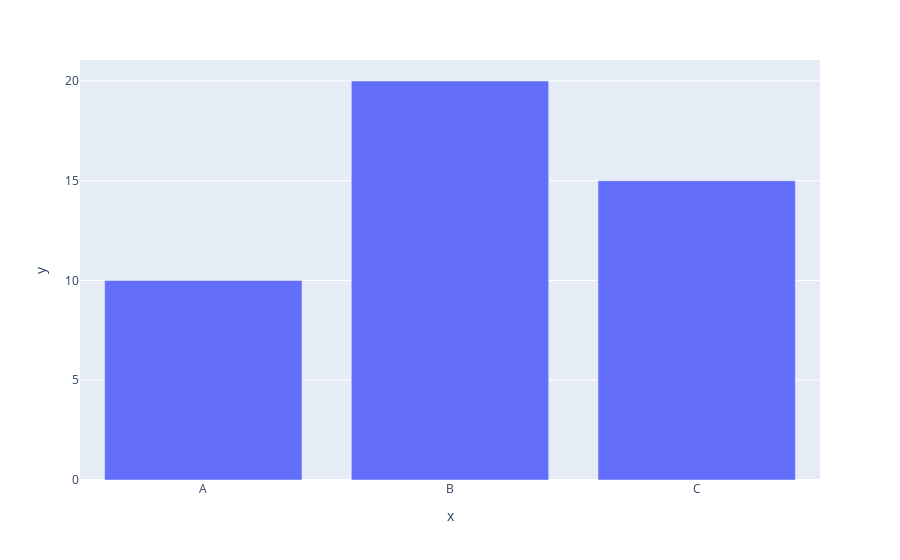

Write notebook code for a chart like this one.
### Code cell
#5:- Generate a bar plot using Plotly?
import plotly.express as px

fig = px.bar(x=['A', 'B', 'C'], y=[10, 20, 15])
fig.show()

### Figure 1 — Plotly figure (JSON) as saved in the notebook; plotly's stock layout.template omitted (floating-point values rounded to 4 significant figures)
{"data": [{"hovertemplate": "x=%{x}<br>y=%{y}<extra></extra>", "legendgroup": "", "marker": {"color": "#636efa", "pattern": {"shape": ""}}, "name": "", "orientation": "v", "showlegend": false, "textposition": "auto", "type": "bar", "x": ["A", "B", "C"], "xaxis": "x", "y": [10, 20, 15], "yaxis": "y"}], "layout": {"barmode": "relative", "legend": {"tracegroupgap": 0}, "margin": {"t": 60}, "xaxis": {"anchor": "y", "domain": [0, 1], "title": {"text": "x"}}, "yaxis": {"anchor": "x", "domain": [0, 1], "title": {"text": "y"}}}}
